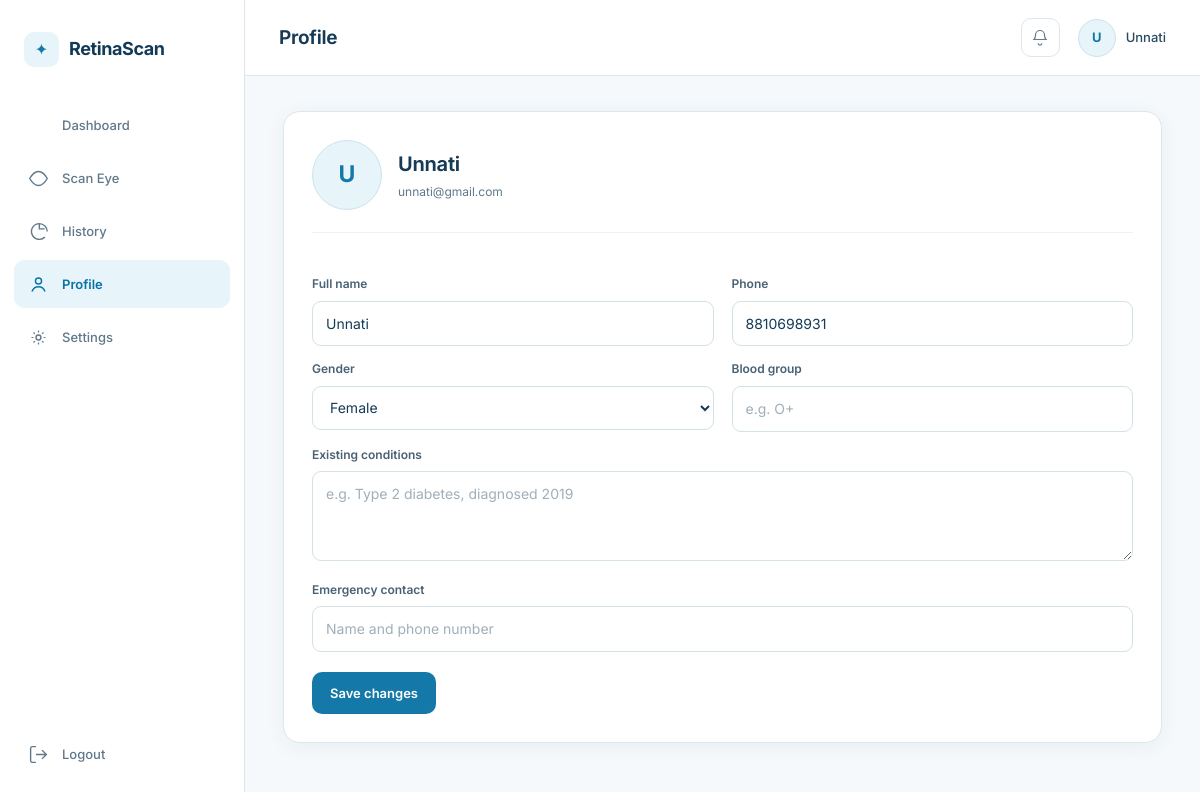
Screenshot of /profile (signed in) with the database file from the repository.
### tables this page shows
CREATE TABLE users (
            id INTEGER PRIMARY KEY AUTOINCREMENT,
            name TEXT NOT NULL,
            email TEXT UNIQUE NOT NULL,
            phone TEXT,
            dob TEXT,
            gender TEXT,
            password_hash TEXT NOT NULL,
            blood_group TEXT,
            existing_conditions TEXT,
            emergency_contact TEXT,
            created_at TEXT NOT NULL
        );

### app.py (the view, shortened to what this page needs)
@app.route(
    "/profile",
    methods=["GET", "POST"]
)
@login_required
def profile():
    user_row = db.get_user_by_id(
        current_user.id
    )
    return render_template(
        "profile.html",
        user=user_row
    )

### app.py (called while the page is built)
@login_manager.user_loader
def load_user(user_id):
    row = db.get_user_by_id(user_id)
    if row:
        return User(row)
    return None

### database.py (called while the page is built)
def get_db():
    conn = sqlite3.connect(DB_PATH)
    conn.row_factory = sqlite3.Row
    return conn

def get_user_by_id(user_id):
    conn = get_db()
    row = conn.execute(
        "SELECT * FROM users WHERE id = ?",
        (user_id,)
    ).fetchone()
    conn.close()
    return row

### templates/profile.html (shortened to what this page needs)
{% extends "base.html" %}
{% block page_title %}Profile{% endblock %}
{% block content %}
<div class="profile-card">
  <div class="profile-header">
    <div class="avatar-ring large">{{ user['name'][0] | upper }}</div>
    <div>
      <h2>{{ user['name'] }}</h2>
      <p>{{ user['email'] }}</p>
    </div>
  </div>
  <form method="POST" action="{{ url_for('profile') }}" class="profile-form">
    <div class="form-grid-2">
      <div>
        <label>Full name</label>
        <input type="text" name="name" value="{{ user['name'] }}">
      </div>
      <div>
        <label>Phone</label>
        <input type="tel" name="phone" value="{{ user['phone'] or '' }}">
      </div>
    </div>
    <div class="form-grid-2">
      <div>
        <label>Gender</label>
        <select name="gender">
          {% for g in ['Female', 'Male', 'Other', 'Prefer not to say'] %}
          <option value="{{ g }}" {% if user['gender'] == g %}selected{% endif %}>{{ g }}</option>
          {% endfor %}
        </select>
      </div>
      <div>
        <label>Blood group</label>
        <input type="text" name="blood_group" value="{{ user['blood_group'] or '' }}" placeholder="e.g. O+">
      </div>
    </div>
    <label>Existing conditions</label>
    <textarea name="existing_conditions" rows="3" placeholder="e.g. Type 2 diabetes, diagnosed 2019">{{ user['existing_conditions'] or '' }}</textarea>
    <label>Emergency contact</label>
    <input type="text" name="emergency_contact" value="{{ user['emergency_contact'] or '' }}" placeholder="Name and phone number">
    <button type="submit" class="btn btn-primary">Save changes</button>
  </form>
</div>
{% endblock %}

### templates/base.html (shortened to what this page needs)
<!DOCTYPE html>
<html lang="en">
<head>
<link rel="stylesheet" href="{{ url_for('static', filename='css/base.css') }}">
<link rel="stylesheet" href="{{ url_for('static', filename='css/dashboard.css') }}">
</head>
<body>
<div class="app-shell">
  <aside class="sidebar">
    <div class="sidebar-brand">
      <span class="brand-mark"></span>
      <span class="brand-name">RetinaScan</span>
    </div>
    <nav class="sidebar-nav">
      <a href="{{ url_for('dashboard') }}" class="nav-item {% if request.endpoint == 'dashboard' %}active{% endif %}">
        <svg viewBox="0 0 24 24"><path d="M4 13h6V4H4v9zm0 7h6v-5H4v5zm10 0h6V11h-6v9zm0-16v5h6V4h-6z"/></svg>
        Dashboard
      </a>
      <a href="{{ url_for('scan') }}" class="nav-item {% if request.endpoint == 'scan' %}active{% endif %}">
        <svg viewBox="0 0 24 24"><circle cx="12" cy="12" r="3.5"/><path d="M12 4C6.5 4 2 12 2 12s4.5 8 10 8 10-8 10-8-4.5-8-10-8z" fill="none" stroke="currentColor" stroke-width="1.6"/></svg>
        Scan Eye
      </a>
      <a href="{{ url_for('history') }}" class="nav-item {% if request.endpoint == 'history' %}active{% endif %}">
        <svg viewBox="0 0 24 24"><path d="M13 3a9 9 0 1 0 6.36 15.36M13 3v6h6M13 3a9 9 0 0 1 9 9" fill="none" stroke="currentColor" stroke-width="1.6"/></svg>
        History
      </a>
      <a href="{{ url_for('profile') }}" class="nav-item {% if request.endpoint == 'profile' %}active{% endif %}">
        <svg viewBox="0 0 24 24"><circle cx="12" cy="8" r="3.5" fill="none" stroke="currentColor" stroke-width="1.6"/><path d="M4.5 20c1.4-3.6 4.4-5.5 7.5-5.5s6.1 1.9 7.5 5.5" fill="none" stroke="currentColor" stroke-width="1.6"/></svg>
        Profile
      </a>
      <a href="{{ url_for('settings') }}" class="nav-item {% if request.endpoint == 'settings' %}active{% endif %}">
        <svg viewBox="0 0 24 24"><circle cx="12" cy="12" r="2.8" fill="none" stroke="currentColor" stroke-width="1.6"/><path d="M12 4v2.2M12 17.8V20M4 12h2.2M17.8 12H20M6.3 6.3l1.5 1.5M16.2 16.2l1.5 1.5M6.3 17.7l1.5-1.5M16.2 7.8l1.5-1.5" stroke="currentColor" stroke-width="1.4"/></svg>
        Settings
      </a>
    </nav>
    <button class="nav-item logout-trigger" id="logoutTrigger" type="button">
      <svg viewBox="0 0 24 24"><path d="M9 21H5a2 2 0 0 1-2-2V5a2 2 0 0 1 2-2h4M16 17l5-5-5-5M21 12H9" fill="none" stroke="currentColor" stroke-width="1.6"/></svg>
      Logout
    </button>
  </aside>
  <div class="main-col">
    <header class="topbar">
      <h1 class="topbar-title">{% block page_title %}Dashboard{% endblock %}</h1>
      <div class="topbar-actions">
        <button class="icon-btn" aria-label="Notifications">
          <svg viewBox="0 0 24 24"><path d="M6 8a6 6 0 1 1 12 0c0 3.2 1 5 2 6H4c1-1 2-2.8 2-6z" fill="none" stroke="currentColor" stroke-width="1.6"/><path d="M9.5 19a2.5 2.5 0 0 0 5 0" fill="none" stroke="currentColor" stroke-width="1.6"/></svg>
        </button>
        <div class="topbar-profile">
          <div class="avatar-ring">{{ current_user.name[0] | upper }}</div>
          <span>{{ current_user.name }}</span>
        </div>
      </div>
    </header>
    <main class="page-content">
      {% block content %}{% endblock %}
    </main>
  </div>
</div>
</body>
</html>

### static/css/base.css (style rules this page uses)
:root { --bg: #f5f9fb; --surface: #ffffff; --surface-soft: #eef7fa; --border: #dce7ed; --border-light: #eaf0f3; --text: #153b57; --text-secondary: #60798b; --text-muted: #8b9ca8; --primary: #1479a9; --primary-dark: #0d628b; --primary-light: #e7f4f9; --success: #258357; --success-bg: #eaf7ef; --warning: #ad720c; --warning-bg: #fff4db; --danger: #c64d4d; --danger-bg: #fff0f0; --radius: 12px; --radius-lg: 17px; --shadow: 0 4px 20px rgba(24, 62, 86, 0.055); --sidebar-width: 245px; }
* { box-sizing: border-box; }
html, body { margin: 0; padding: 0; min-height: 100%; }
body { background: var(--bg); color: var(--text); font-family: 'Inter', sans-serif; font-size: 14px; line-height: 1.55; -webkit-font-smoothing: antialiased; }
h1, h2, h3, h4, h5 { margin: 0; color: var(--text); font-weight: 650; letter-spacing: -0.25px; }
p { margin: 0; color: var(--text-secondary); }
a { color: var(--primary); text-decoration: none; }
button, input, select, textarea { font: inherit; }
button { cursor: pointer; }
.btn { min-height: 42px; display: inline-flex; align-items: center; justify-content: center; gap: 8px; padding: 0 17px; border-radius: 10px; border: 1px solid transparent; font-size: 13px; font-weight: 600; transition: background .2s ease, border-color .2s ease, transform .2s ease; }
.btn-primary { background: var(--primary); color: #fff; }
label { display: block; margin: 14px 0 7px; color: #496174; font-size: 12px; font-weight: 600; }
input, select, textarea { width: 100%; padding: 11px 13px; background: #fff; color: var(--text); border: 1px solid #d4e1e7; border-radius: 9px; outline: none; transition: border-color .2s ease, box-shadow .2s ease; }
input { min-height: 44px; }
select { min-height: 44px; }
textarea { resize: vertical; }
input::placeholder, textarea::placeholder { color: #a0afb9; }

### rows the page displays
users: name "U", name "Unnati", email "unnati@gmail.com", phone "8810698931", gender "Female"
